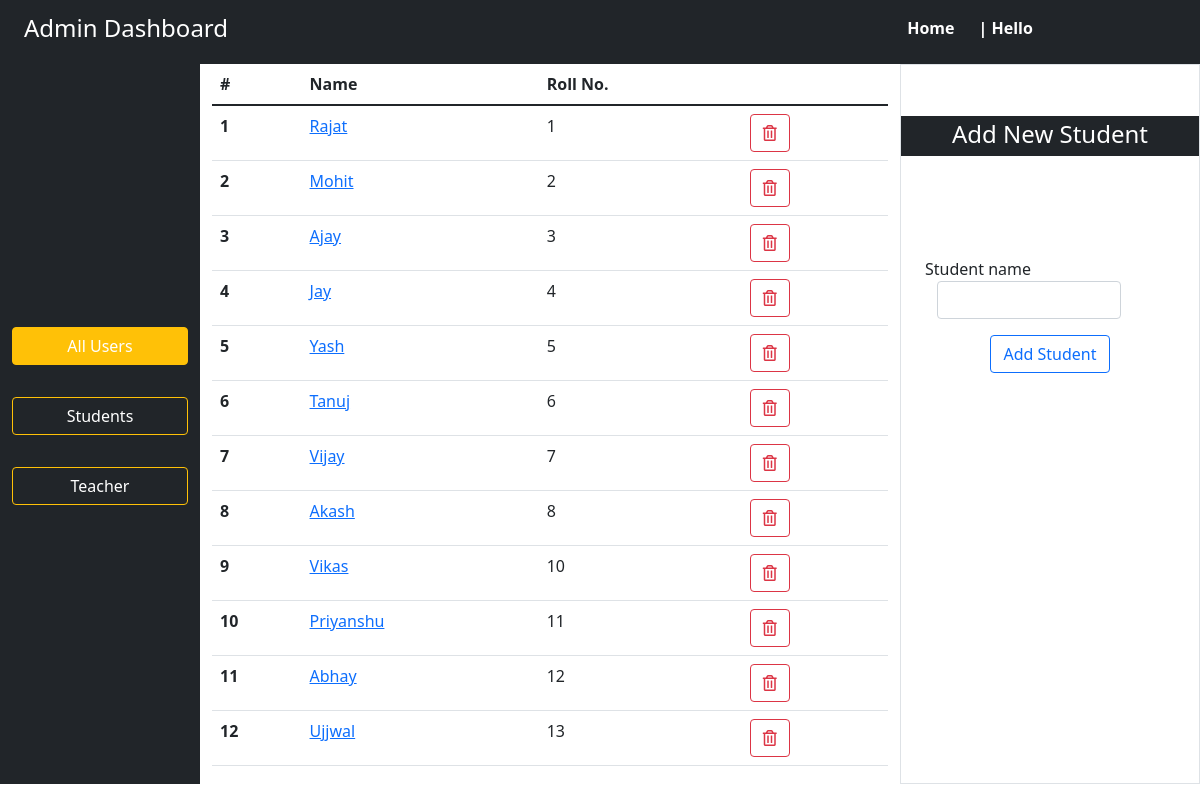
/students/, run on an earlier commit of the app's database.
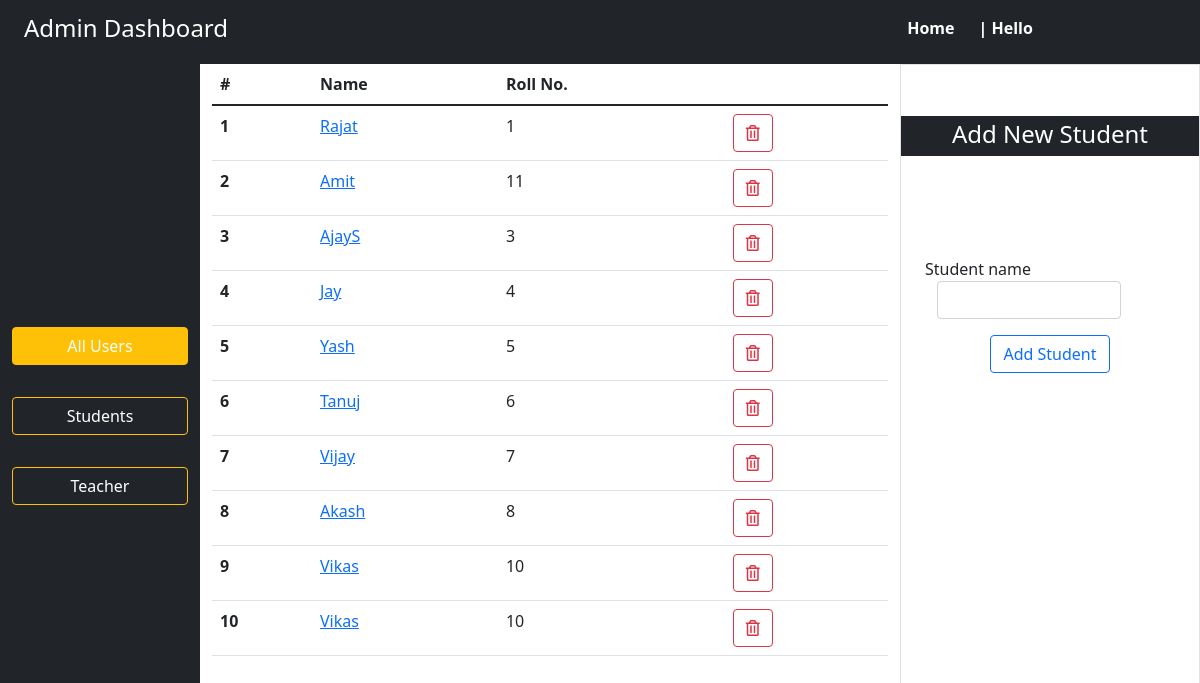
And on a later commit of the database.
### superadmin/models.py (models this page shows, shortened)
class Student(models.Model):
    student_name = models.CharField(max_length=20, blank=False, null=False)
    roll_num = models.PositiveSmallIntegerField()

### superadmin/views.py (the view, shortened to what this page needs)
# urls.py: path('students/', AllStudentsView.as_view(), name='all_students'),
class AllStudentsView(View):
    template_name = 'superadmin/students/view_students.html'
    def get(self, request, *args, **kwargs):
        form = StudentForm()
        all_students = Student.objects.values('student_name', 'id', 'roll_num')
        return render(request, template_name=self.template_name, context={'all_students': all_students, 'form': form})

### superadmin/forms.py
class StudentForm(forms.ModelForm):
    student_name = forms.CharField(widget=forms.TextInput(
        attrs={'class': 'form-control', 'required': 'true'}))
    class Meta:
        model = Student
        fields = ('student_name',)

### superadmin/templates/superadmin/students/view_students.html (shortened to what this page needs)
{% extends 'superadmin/base.html' %}
{% block all_students %}
<div class="container-fluid rounded">
    <div class="row">
        {% block side_bar %}
        {% include '../side-bar.html' %}
        {% endblock side_bar %}
        <div class="col-sm-7 align-items-center">
            <div class="row" style="overflow: scroll; height: 90vh;">
                <div class="col-sm-12">
                    <table class="table">
                        <thead>
                            <tr>
                                <th scope="col">#</th>
                                <th scope="col">Name</th>
                                <th scope="col">Roll No.</th>
                                <th scope="col"></th>
                            </tr>
                        </thead>
                        <tbody>
                            {% for i in all_students %}
                            <tr>
                                <th scope="row">{{forloop.counter}}</th>
                                <td><a href="{{i.id}}"> {{i.student_name}}</a></td>
                                <td>{{i.roll_num}}</td>
                                <td><form action="{% url 'delete_student' i.id %}" method="post">
                                    <button class="btn btn-outline-danger"><i class="far fa-trash-alt"></i></button>
                                </form></td>
                            </tr>
                            {% endfor %}
                        </tbody>
                    </table>
                </div>
            </div>
        </div>
        <div class="col-sm-3 border align-items-center">
            <div class="row align-items-center" style="height: 50%;">
                <div class="col-sm-12 bg-dark">
                    <div class="container align-items-center text-center text-white mt-1">
                        <h4>Add New Student</h4>
                    </div>
                </div>
                <div class="col-sm-12">
                    <div class="container">
                        <form class="text-center" action="{% url 'all_students' %}" method="post">
                            <div class="mb-3 row">
                                {{form.student_name.label}}
                                <div class="col-sm-10">
                                    {{form.student_name}}
                                </div>
                            </div>
                            <button class="btn btn-outline-primary text-center">Add Student</button>
                        </form>
                    </div>
                </div>
            </div>
        </div>
    </div>
</div>
{% endblock all_students %}

What changed in the data, as far as the page shows it:
removed Student: student_name "Priyanshu", roll_num "11"
removed Student: student_name "Abhay", roll_num "12"
removed Student: student_name "Ujjwal", roll_num "13"
changed Student: student_name "Mohit" → "Amit"; roll_num "2" → "11"
changed Student: student_name "Ajay" → "AjayS"
added Student: student_name "Vikas", roll_num "10"
